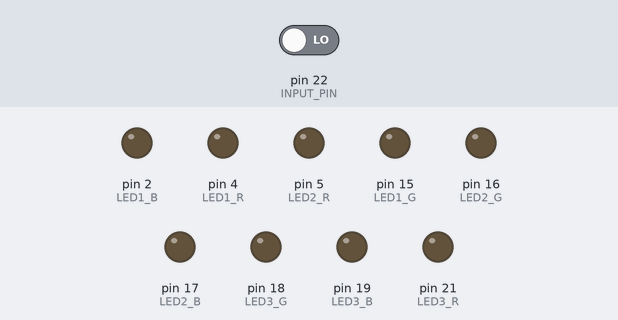
This sketch was run on a simulated Arduino Mega 2560, built with avr-gcc and run on an emulated ATmega2560. Parts: output pins drawn as LEDs (lit = HIGH). Dashed ring = blinking. The test bench sets the inputs (shaded band); at power-on: pin 22 (INPUT_PIN) LOW.

Above: at 1.2 s.
1.3 s: pin 22 (INPUT_PIN) driven HIGH
At 2.2 s:
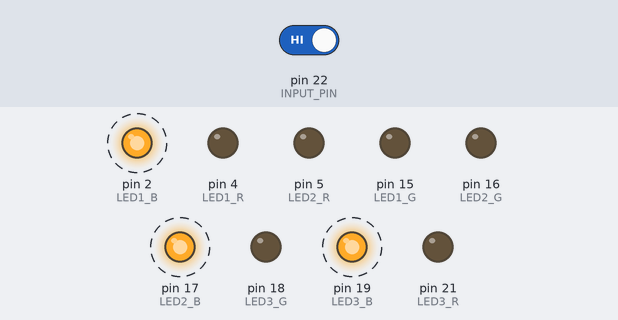
At 3.2 s:
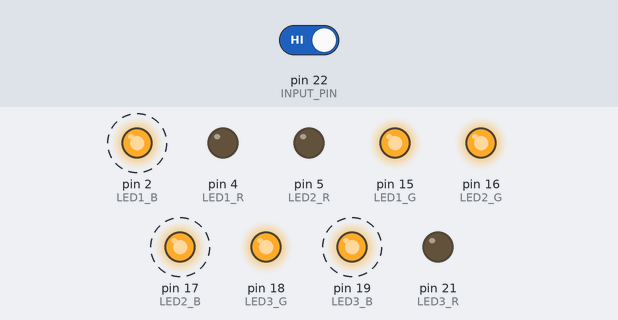
4.3 s: pin 22 (INPUT_PIN) driven LOW
At 4.9 s:
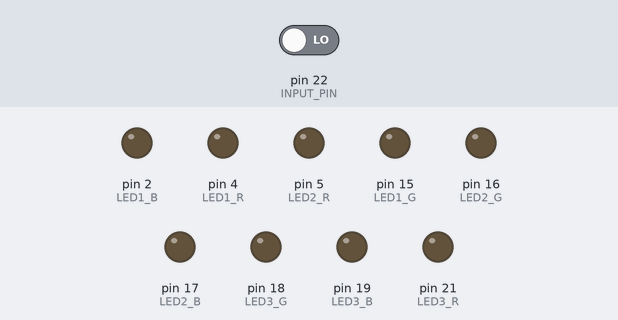
Timing chart, 0 to 7.3 s (numbered marks = the images above; inputs shaded):
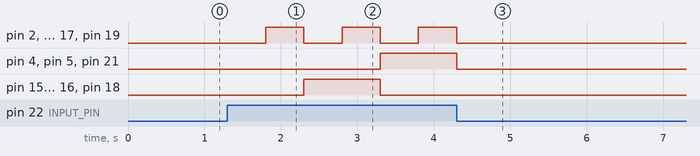

Measured:
- after the input at 1.3 s, pin 2 (LED1_B), pin 17 (LED2_B), pin 19 (LED3_B): alternates HIGH for 0.50 s and LOW for 0.50 s, starting after 0.50 s; pin 4 (LED1_R), pin 5 (LED2_R), pin 21 (LED3_R): LOW → HIGH after 2.0 s; pin 15 (LED1_G), pin 16 (LED2_G), pin 18 (LED3_G): LOW → HIGH after 1.0 s, → LOW 1.0 s later
- after the input at 4.3 s, pin 2 (LED1_B), pin 17 (LED2_B), pin 19 (LED3_B): goes on until 4.3 s, then stays LOW; pin 15 (LED1_G), pin 16 (LED2_G), pin 18 (LED3_G): stops changing and stays LOW

The sketch:

bit8_code_SeniorDesign.ino
```cpp
/*

  GPIO 22 HIGH = Run sequence
  GPIO 22 LOW  = LEDs OFF

  Physical LED pin order:
  GREEN - GND - BLUE - RED
  Binary sequence:
  RGB = 000 through 111
*/

// LED 1
const int LED1_G = 15;
const int LED1_B = 2;
const int LED1_R = 4;

// LED 2
const int LED2_G = 16;
const int LED2_B = 17;
const int LED2_R = 5;

// LED 3
const int LED3_G = 18;
const int LED3_B = 19;
const int LED3_R = 21;

// Digital input
const int INPUT_PIN = 22;


const bool COMMON_ANODE = false;

// SETUP

void setup() {

  pinMode(LED1_G, OUTPUT);
  pinMode(LED1_B, OUTPUT);
  pinMode(LED1_R, OUTPUT);

  pinMode(LED2_G, OUTPUT);
  pinMode(LED2_B, OUTPUT);
  pinMode(LED2_R, OUTPUT);

  pinMode(LED3_G, OUTPUT);
  pinMode(LED3_B, OUTPUT);
  pinMode(LED3_R, OUTPUT);

  // Configure GPIO 22 as digital input
  pinMode(INPUT_PIN, INPUT);

  // Start with all LEDs OFF
  setAllLEDs(0, 0, 0);
}


void loop() {

  // Check digital input
  if (digitalRead(INPUT_PIN) == HIGH) {

    //8 bit sequence
    for (int i = 0; i < 8; i++) {

      // Stop sequence if input goes LOW
      if (digitalRead(INPUT_PIN) == LOW) {
        break;
      }


      int red   = (i >> 2) & 1;
      int green = (i >> 1) & 1;
      int blue  = i & 1;

      // Update all three LEDs
      setAllLEDs(red, green, blue);

      delay(500);
    }

    // Turn all LEDs OFF
    setAllLEDs(0, 0, 0);

  }

  else {

    // Input LOW: keep LEDs OFF
    setAllLEDs(0, 0, 0);

  }

}


void setColor(int greenPin, int bluePin, int redPin, int red, int green, int blue) {

  digitalWrite(redPin,   COMMON_ANODE ? !red : red);
  digitalWrite(greenPin, COMMON_ANODE ? !green : green);
  digitalWrite(bluePin,  COMMON_ANODE ? !blue : blue);

}


void setAllLEDs(int red, int green, int blue) {

  setColor(LED1_G, LED1_B, LED1_R, red, green, blue);

  setColor(LED2_G, LED2_B, LED2_R, red, green, blue);

  setColor(LED3_G, LED3_B, LED3_R, red, green, blue);

}
```
